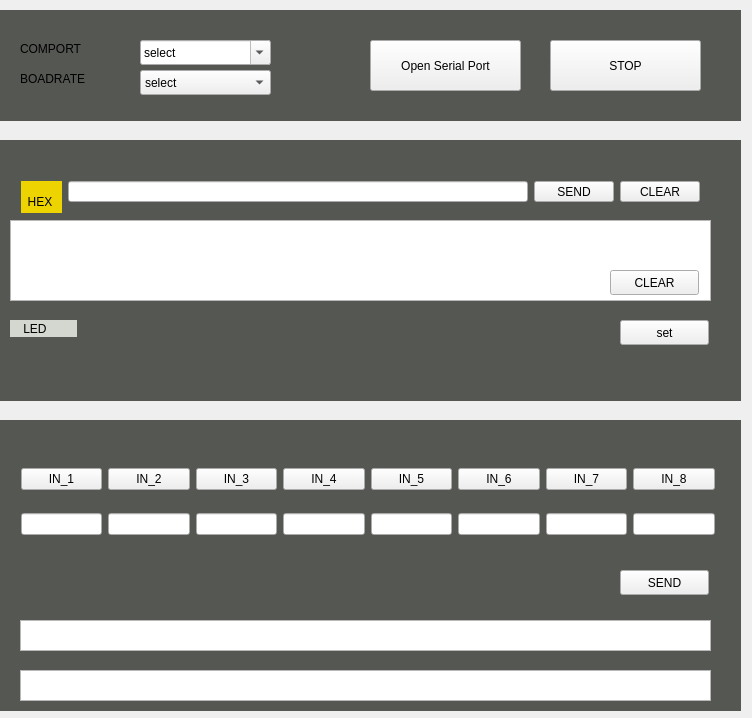
<?xml version="1.0" encoding="UTF-8"?>
<ui version="4.0">
 <class>Widget</class>
 <widget class="QWidget" name="Widget">
  <property name="geometry">
   <rect>
    <x>0</x>
    <y>0</y>
    <width>752</width>
    <height>718</height>
   </rect>
  </property>
  <property name="windowTitle">
   <string>Widget</string>
  </property>
  <property name="layoutDirection">
   <enum>Qt::LeftToRight</enum>
  </property>
  <widget class="QWidget" name="horizontalLayoutWidget">
   <property name="geometry">
    <rect>
     <x>10</x>
     <y>440</y>
     <width>716</width>
     <height>124</height>
    </rect>
   </property>
   <layout class="QHBoxLayout" name="horizontalLayout">
    <item>
     <layout class="QVBoxLayout" name="verticalLayout">
      <item>
       <widget class="QPushButton" name="IN_1">
        <property name="text">
         <string>IN_1</string>
        </property>
        <property name="checkable">
         <bool>true</bool>
        </property>
        <property name="checked">
         <bool>false</bool>
        </property>
       </widget>
      </item>
      <item>
       <widget class="QLineEdit" name="lineEdit"/>
      </item>
     </layout>
    </item>
    <item>
     <layout class="QVBoxLayout" name="verticalLayout_2">
      <item>
       <widget class="QPushButton" name="IN_2">
        <property name="text">
         <string>IN_2</string>
        </property>
        <property name="checkable">
         <bool>true</bool>
        </property>
       </widget>
      </item>
      <item>
       <widget class="QLineEdit" name="lineEdit_2"/>
      </item>
     </layout>
    </item>
    <item>
     <layout class="QVBoxLayout" name="verticalLayout_3">
      <item>
       <widget class="QPushButton" name="IN_3">
        <property name="text">
         <string>IN_3</string>
        </property>
        <property name="checkable">
         <bool>true</bool>
        </property>
       </widget>
      </item>
      <item>
       <widget class="QLineEdit" name="lineEdit_3"/>
      </item>
     </layout>
    </item>
    <item>
     <layout class="QVBoxLayout" name="verticalLayout_4">
      <item>
       <widget class="QPushButton" name="IN_4">
        <property name="text">
         <string>IN_4</string>
        </property>
        <property name="checkable">
         <bool>true</bool>
        </property>
       </widget>
      </item>
      <item>
       <widget class="QLineEdit" name="lineEdit_4"/>
      </item>
     </layout>
    </item>
    <item>
     <layout class="QVBoxLayout" name="verticalLayout_5">
      <item>
       <widget class="QPushButton" name="IN_5">
        <property name="text">
         <string>IN_5</string>
        </property>
        <property name="checkable">
         <bool>true</bool>
        </property>
       </widget>
      </item>
      <item>
       <widget class="QLineEdit" name="lineEdit_5"/>
      </item>
     </layout>
    </item>
    <item>
     <layout class="QVBoxLayout" name="verticalLayout_8">
      <item>
       <widget class="QPushButton" name="IN_6">
        <property name="text">
         <string>IN_6</string>
        </property>
        <property name="checkable">
         <bool>true</bool>
        </property>
       </widget>
      </item>
      <item>
       <widget class="QLineEdit" name="lineEdit_6"/>
      </item>
     </layout>
    </item>
    <item>
     <layout class="QVBoxLayout" name="verticalLayout_7">
      <item>
       <widget class="QPushButton" name="IN_7">
        <property name="text">
         <string>IN_7</string>
        </property>
        <property name="checkable">
         <bool>true</bool>
        </property>
       </widget>
      </item>
      <item>
       <widget class="QLineEdit" name="lineEdit_7"/>
      </item>
     </layout>
    </item>
    <item>
     <layout class="QVBoxLayout" name="verticalLayout_6">
      <item>
       <widget class="QPushButton" name="IN_8">
        <property name="text">
         <string>IN_8</string>
        </property>
        <property name="checkable">
         <bool>true</bool>
        </property>
       </widget>
      </item>
      <item>
       <widget class="QLineEdit" name="lineEdit_8"/>
      </item>
     </layout>
    </item>
   </layout>
  </widget>
  <widget class="QLabel" name="label">
   <property name="geometry">
    <rect>
     <x>0</x>
     <y>420</y>
     <width>741</width>
     <height>291</height>
    </rect>
   </property>
   <property name="styleSheet">
    <string notr="true">background-color: rgb(85, 87, 83);</string>
   </property>
   <property name="text">
    <string/>
   </property>
  </widget>
  <widget class="QPushButton" name="INPUT_SEND_BUTTEN">
   <property name="geometry">
    <rect>
     <x>620</x>
     <y>570</y>
     <width>89</width>
     <height>25</height>
    </rect>
   </property>
   <property name="text">
    <string>SEND</string>
   </property>
  </widget>
  <widget class="QTextEdit" name="INPUT_SEND">
   <property name="geometry">
    <rect>
     <x>20</x>
     <y>620</y>
     <width>691</width>
     <height>31</height>
    </rect>
   </property>
  </widget>
  <widget class="QTextEdit" name="INPUT_SEND_CHECK">
   <property name="geometry">
    <rect>
     <x>20</x>
     <y>670</y>
     <width>691</width>
     <height>31</height>
    </rect>
   </property>
  </widget>
  <widget class="QTextEdit" name="HEX_TEXT">
   <property name="geometry">
    <rect>
     <x>10</x>
     <y>220</y>
     <width>701</width>
     <height>81</height>
    </rect>
   </property>
  </widget>
  <widget class="QLabel" name="label_3">
   <property name="geometry">
    <rect>
     <x>0</x>
     <y>140</y>
     <width>741</width>
     <height>261</height>
    </rect>
   </property>
   <property name="styleSheet">
    <string notr="true">background-color: rgb(85, 87, 83);</string>
   </property>
   <property name="text">
    <string/>
   </property>
  </widget>
  <widget class="QWidget" name="horizontalLayoutWidget_2">
   <property name="geometry">
    <rect>
     <x>10</x>
     <y>170</y>
     <width>701</width>
     <height>43</height>
    </rect>
   </property>
   <layout class="QHBoxLayout" name="horizontalLayout_2">
    <item>
     <widget class="QLabel" name="HEX_LABLE">
      <property name="minimumSize">
       <size>
        <width>41</width>
        <height>41</height>
       </size>
      </property>
      <property name="layoutDirection">
       <enum>Qt::LeftToRight</enum>
      </property>
      <property name="styleSheet">
       <string notr="true">background-color: rgb(85, 87, 83);
font: 10pt &quot;Ubuntu&quot;;
font: 57 11pt &quot;Ubuntu&quot;;

background-color: rgb(237, 212, 0);</string>
      </property>
      <property name="text">
       <string>  HEX </string>
      </property>
     </widget>
    </item>
    <item>
     <widget class="QLineEdit" name="HEX_INPUT"/>
    </item>
    <item>
     <widget class="QPushButton" name="HEX_INPUT_SEND">
      <property name="text">
       <string>SEND</string>
      </property>
     </widget>
    </item>
    <item>
     <widget class="QPushButton" name="HEX_INPUT_CLEAR">
      <property name="text">
       <string>CLEAR</string>
      </property>
     </widget>
    </item>
   </layout>
  </widget>
  <widget class="QWidget" name="horizontalLayoutWidget_3">
   <property name="geometry">
    <rect>
     <x>10</x>
     <y>350</y>
     <width>701</width>
     <height>21</height>
    </rect>
   </property>
   <layout class="QHBoxLayout" name="horizontalLayout_5">
    <item>
     <widget class="QFrame" name="frame_1">
      <property name="enabled">
       <bool>true</bool>
      </property>
      <property name="styleSheet">
       <string notr="true">background-color: rgb(204, 0, 0);</string>
      </property>
      <property name="frameShape">
       <enum>QFrame::StyledPanel</enum>
      </property>
      <property name="frameShadow">
       <enum>QFrame::Raised</enum>
      </property>
     </widget>
    </item>
    <item>
     <widget class="QFrame" name="frame_2">
      <property name="styleSheet">
       <string notr="true">background-color: rgb(204, 0, 0);</string>
      </property>
      <property name="frameShape">
       <enum>QFrame::StyledPanel</enum>
      </property>
      <property name="frameShadow">
       <enum>QFrame::Raised</enum>
      </property>
     </widget>
    </item>
    <item>
     <widget class="QFrame" name="frame_3">
      <property name="styleSheet">
       <string notr="true">background-color: rgb(204, 0, 0);</string>
      </property>
      <property name="frameShape">
       <enum>QFrame::StyledPanel</enum>
      </property>
      <property name="frameShadow">
       <enum>QFrame::Raised</enum>
      </property>
     </widget>
    </item>
    <item>
     <widget class="QFrame" name="frame_4">
      <property name="styleSheet">
       <string notr="true">background-color: rgb(204, 0, 0);</string>
      </property>
      <property name="frameShape">
       <enum>QFrame::StyledPanel</enum>
      </property>
      <property name="frameShadow">
       <enum>QFrame::Raised</enum>
      </property>
     </widget>
    </item>
    <item>
     <widget class="QFrame" name="frame_5">
      <property name="styleSheet">
       <string notr="true">background-color: rgb(204, 0, 0);</string>
      </property>
      <property name="frameShape">
       <enum>QFrame::StyledPanel</enum>
      </property>
      <property name="frameShadow">
       <enum>QFrame::Raised</enum>
      </property>
     </widget>
    </item>
    <item>
     <widget class="QFrame" name="frame_6">
      <property name="styleSheet">
       <string notr="true">background-color: rgb(204, 0, 0);</string>
      </property>
      <property name="frameShape">
       <enum>QFrame::StyledPanel</enum>
      </property>
      <property name="frameShadow">
       <enum>QFrame::Raised</enum>
      </property>
     </widget>
    </item>
    <item>
     <widget class="QFrame" name="frame_7">
      <property name="styleSheet">
       <string notr="true">background-color: rgb(204, 0, 0);</string>
      </property>
      <property name="frameShape">
       <enum>QFrame::StyledPanel</enum>
      </property>
      <property name="frameShadow">
       <enum>QFrame::Raised</enum>
      </property>
     </widget>
    </item>
    <item>
     <widget class="QFrame" name="frame_8">
      <property name="styleSheet">
       <string notr="true">background-color: rgb(204, 0, 0);</string>
      </property>
      <property name="frameShape">
       <enum>QFrame::StyledPanel</enum>
      </property>
      <property name="frameShadow">
       <enum>QFrame::Raised</enum>
      </property>
     </widget>
    </item>
   </layout>
  </widget>
  <widget class="QLabel" name="label_4">
   <property name="geometry">
    <rect>
     <x>10</x>
     <y>320</y>
     <width>67</width>
     <height>17</height>
    </rect>
   </property>
   <property name="styleSheet">
    <string notr="true">font: 57 14pt &quot;Ubuntu&quot;;
background-color: rgb(211, 215, 207);</string>
   </property>
   <property name="text">
    <string>    LED</string>
   </property>
  </widget>
  <widget class="QComboBox" name="comboBox">
   <property name="geometry">
    <rect>
     <x>100</x>
     <y>50</y>
     <width>86</width>
     <height>25</height>
    </rect>
   </property>
  </widget>
  <widget class="QLabel" name="label_5">
   <property name="geometry">
    <rect>
     <x>0</x>
     <y>10</y>
     <width>741</width>
     <height>111</height>
    </rect>
   </property>
   <property name="styleSheet">
    <string notr="true">background-color: rgb(85, 87, 83);</string>
   </property>
   <property name="text">
    <string/>
   </property>
  </widget>
  <widget class="QLabel" name="label_6">
   <property name="geometry">
    <rect>
     <x>20</x>
     <y>40</y>
     <width>111</width>
     <height>17</height>
    </rect>
   </property>
   <property name="styleSheet">
    <string notr="true">font: 57 14pt &quot;Ubuntu&quot;;</string>
   </property>
   <property name="text">
    <string>COMPORT</string>
   </property>
  </widget>
  <widget class="QLabel" name="label_7">
   <property name="geometry">
    <rect>
     <x>20</x>
     <y>70</y>
     <width>121</width>
     <height>17</height>
    </rect>
   </property>
   <property name="styleSheet">
    <string notr="true">font: 57 14pt &quot;Ubuntu&quot;;</string>
   </property>
   <property name="text">
    <string>BOADRATE</string>
   </property>
  </widget>
  <widget class="QComboBox" name="comboBox_2">
   <property name="geometry">
    <rect>
     <x>140</x>
     <y>40</y>
     <width>131</width>
     <height>25</height>
    </rect>
   </property>
   <property name="editable">
    <bool>true</bool>
   </property>
   <item>
    <property name="text">
     <string>select</string>
    </property>
   </item>
   <item>
    <property name="text">
     <string>1</string>
    </property>
   </item>
   <item>
    <property name="text">
     <string>2</string>
    </property>
   </item>
   <item>
    <property name="text">
     <string>3</string>
    </property>
   </item>
   <item>
    <property name="text">
     <string>4</string>
    </property>
   </item>
   <item>
    <property name="text">
     <string>5</string>
    </property>
   </item>
   <item>
    <property name="text">
     <string>6</string>
    </property>
   </item>
   <item>
    <property name="text">
     <string>7</string>
    </property>
   </item>
   <item>
    <property name="text">
     <string>8</string>
    </property>
   </item>
   <item>
    <property name="text">
     <string>9</string>
    </property>
   </item>
   <item>
    <property name="text">
     <string>10</string>
    </property>
   </item>
  </widget>
  <widget class="QComboBox" name="comboBox_3">
   <property name="geometry">
    <rect>
     <x>140</x>
     <y>70</y>
     <width>131</width>
     <height>25</height>
    </rect>
   </property>
   <item>
    <property name="text">
     <string>select</string>
    </property>
   </item>
   <item>
    <property name="text">
     <string>1200</string>
    </property>
   </item>
   <item>
    <property name="text">
     <string>2400</string>
    </property>
   </item>
   <item>
    <property name="text">
     <string>4800</string>
    </property>
   </item>
   <item>
    <property name="text">
     <string>9600</string>
    </property>
   </item>
   <item>
    <property name="text">
     <string>14400</string>
    </property>
   </item>
   <item>
    <property name="text">
     <string>19200</string>
    </property>
   </item>
   <item>
    <property name="text">
     <string>38400</string>
    </property>
   </item>
   <item>
    <property name="text">
     <string>57600</string>
    </property>
   </item>
   <item>
    <property name="text">
     <string>115200</string>
    </property>
   </item>
   <item>
    <property name="text">
     <string>230400</string>
    </property>
   </item>
  </widget>
  <widget class="QPushButton" name="pushButton_2">
   <property name="geometry">
    <rect>
     <x>370</x>
     <y>40</y>
     <width>151</width>
     <height>51</height>
    </rect>
   </property>
   <property name="text">
    <string>Open Serial Port</string>
   </property>
   <property name="checkable">
    <bool>true</bool>
   </property>
  </widget>
  <widget class="QPushButton" name="pushButton_3">
   <property name="geometry">
    <rect>
     <x>550</x>
     <y>40</y>
     <width>151</width>
     <height>51</height>
    </rect>
   </property>
   <property name="text">
    <string>STOP</string>
   </property>
  </widget>
  <widget class="QPushButton" name="HEX_TEXT_CLEAR">
   <property name="geometry">
    <rect>
     <x>610</x>
     <y>270</y>
     <width>89</width>
     <height>25</height>
    </rect>
   </property>
   <property name="text">
    <string>CLEAR</string>
   </property>
  </widget>
  <widget class="QPushButton" name="LED_SET">
   <property name="geometry">
    <rect>
     <x>620</x>
     <y>320</y>
     <width>89</width>
     <height>25</height>
    </rect>
   </property>
   <property name="text">
    <string>set</string>
   </property>
   <property name="checkable">
    <bool>true</bool>
   </property>
  </widget>
  <zorder>label_3</zorder>
  <zorder>label</zorder>
  <zorder>horizontalLayoutWidget</zorder>
  <zorder>INPUT_SEND_BUTTEN</zorder>
  <zorder>INPUT_SEND</zorder>
  <zorder>INPUT_SEND_CHECK</zorder>
  <zorder>HEX_TEXT</zorder>
  <zorder>horizontalLayoutWidget_2</zorder>
  <zorder>horizontalLayoutWidget_3</zorder>
  <zorder>label_4</zorder>
  <zorder>comboBox</zorder>
  <zorder>label_5</zorder>
  <zorder>label_6</zorder>
  <zorder>label_7</zorder>
  <zorder>comboBox_2</zorder>
  <zorder>comboBox_3</zorder>
  <zorder>pushButton_2</zorder>
  <zorder>pushButton_3</zorder>
  <zorder>HEX_TEXT_CLEAR</zorder>
  <zorder>LED_SET</zorder>
 </widget>
 <layoutdefault spacing="6" margin="11"/>
 <resources/>
 <connections/>
</ui>
